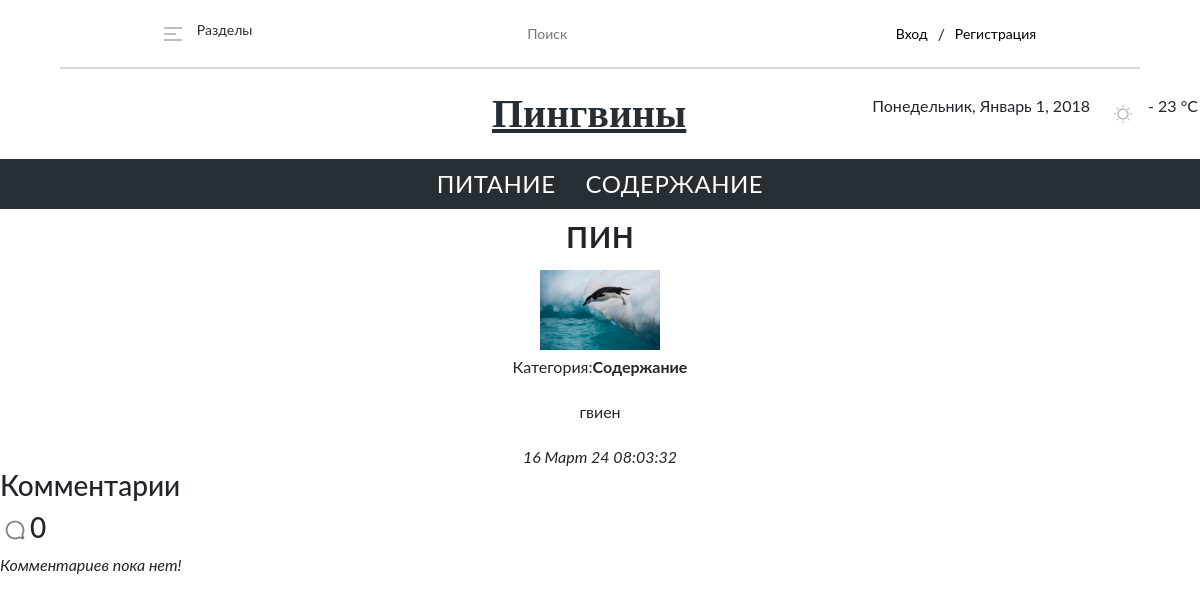
Screenshot of /Battalov-penguins/oneNew.php?new=23 with the database file from the repository.
### tables this page shows
CREATE TABLE `categories` (
  `category_id` int(11) NOT NULL,
  `name` varchar(20) NOT NULL
);

CREATE TABLE `news` (
  `news_id` int(11) NOT NULL,
  `image` varchar(70) NOT NULL,
  `title` varchar(50) NOT NULL,
  `content` text NOT NULL,
  `category_id` int(11) NOT NULL,
  `publish_date` datetime NOT NULL DEFAULT CURRENT_TIMESTAMP
);

### Battalov-penguins/oneNew.php (the view, shortened to what this page needs)
<?php
include "header.php";
include "connect.php";
$new_id = isset($_GET["new"]) ? $_GET["new"] :false;
$query_getnew = "select news.*, categories.name from news inner join categories on news.category_id = categories.category_id where news_id = $new_id";
$new_info = mysqli_fetch_assoc(mysqli_query($con, $query_getnew));
$date = date("d-m-y  h:m:s", strtotime($new_info["publish_date"]));
$month = [
    "01" => 'Январь',
    "02" => 'Февраль',
    "03" => 'Март',
    "04" => 'Апрель',
    "05" => 'Май',
    "06" => 'Июнь',
    "07" => 'Июль',
    "08" => 'Август',
    "09" => 'Сентябрь',
    "10" => 'Октябрь',
    "11" => 'Ноябрь',
    "12" => 'Декабрь'
];
$m_text = $month[substr($date, 3, 2)];
$publish_date = substr($date, 0,2). " " . $m_text .  " " . substr($date, 6);
$comments_result = mysqli_query($con, "SELECT comments.*, users.name FROM comments INNER JOIN users ON comments.user_id = users.user_id WHERE news_id = $new_id ORDER BY comment_date DESC");
$comments = mysqli_fetch_all($comments_result);
$comments_count = mysqli_num_rows($comments_result);
?>
<!DOCTYPE html>
<html lang="en">
<head>
    <link rel="stylesheet" href="style.css">
    <link href="https://cdn.jsdelivr.net/npm/bootstrap@5.2.3/dist/css/bootstrap.min.css"      rel="stylesheet">
</head>
<body>
<div class="container">
    <?php
    echo "<h1 class='post-text'>" . $new_info["title"] ."</h1>";
    echo "<div class='post_img' style='background-image:url(images/news/" . $new_info['image'] . ")'></div>";
    echo "<p 'post-cat'>Категория:<b>". $new_info["name"] ."</b></i>";
    echo "<p class = 'description'>". $new_info['content'] ."</p>";
    echo "<i>". $publish_date ."</i>";
    echo "</div>"
    ?>
 <h3>Комментарии </h3>
    <h3><img style="height: 30px;" src="images/free-icon-comment-2414210.png" alt=""><?= $comments_count ?></h3>
    <?php if (mysqli_num_rows($comments_result)) {
        foreach ($comments as $comment){ ?>
        <div class="card text-left">
            <div class="card-header">
                <?=date_new($comment[4])?>
            </div>
        <div class="card-body">
            <h6 class="card-subtitle mb-2 text-body-secondary">
            <?= $comment[5]?>
            </h6>
            <p class="card-text">
                <?=$comment[3]?>
            </p>
        </div>
        </div>
    <?php }}else
    echo "<i>Комментариев пока нет!</1>"; ?>
</body>
</html>

### Battalov-penguins/header.php (shortened to what this page needs)
<?php
require "connect.php";
$query_get_category = "select * from categories";
$categories = mysqli_fetch_all(mysqli_query($con, $query_get_category));
?>
<!DOCTYPE html>
<html>
<head>
    <link rel='stylesheet' type='text/css' media='screen' href='style.css'>
    <link rel="stylesheet" href="style.css">
</head>
<body>
    <header>
    <div class="nav-header">
                <div class="sections">
                    <img src="images/Hamburger menu.png" alt="">
                    <h2>Разделы</h2>
                </div>
                <form id="search-form" action="/" method="get">
                    <input class="poisk" type="search" id='search' name="search" placeholder="Поиск">
                </form>
                <div class="vhod">
                <?php if(!isset($_SESSION["user_id"])) { ?>
                    <a href="auth.php">Вход</a>/<a href="reg.php">Регистрация</a>
                <?php } else { ?>
                    <a href="signout.php">Выход</a>
                <?php } ?>
                </div>
        </div>
        <div class="Pinguins-and-date-and-temp">
            <a href="index.php" class="namePost1">Пингвины</a>
            <div class="date-and-temp">
                <p>Понедельник, Январь 1, 2018</p>
                <div class="temp-content">
                    <img src="images/Sun.svg" alt="">
                    <p>- 23 °C</p>
                </div>
            </div>
        </div>
    </header>
    <main>
    <div class="text-main">
        <?php
         foreach($categories as $category){
            echo "<li><a href='/?new=" . $category[0] . "'>$category[1]</a></li>";
            }
        ?>
    </div>
</main>

### Battalov-penguins/style.css (style rules this page uses)
* { margin: 0; padding: 0; font-family: "Lato", sans-serif; }
.nav-header h2 { color: var(--Base-Grey-100, #262D33); font-size: 14px; font-style: normal; font-weight: 400; line-height: 20px; }
.sections { display: flex; align-items: center; gap: 15px; }
.vhod { display: flex; align-items: center; gap: 10px; }
.vhod a { color: var(--Base-Grey-85, #4B5157); font-size: 14px; font-style: normal; font-weight: 400; line-height: 20px; text-decoration: none; }
.poisk { width: 50%; height: 10%; padding: 10px; margin: 15px; color: var(--Base-Grey-50, #939699); font-size: 14px; font-style: normal; font-weight: 400; line-height: 20px; border: none; }
form { display: flex; flex-direction: column; align-items: center; justify-content: center; }
.Pinguins-and-date-and-temp { display: flex; justify-content: center; gap: 186px; padding: 20px 0 20px 490px; }
.date-and-temp { display: flex; align-items: center; gap: 23px; }
.temp-content { display: flex; align-items: center; gap: 15px; }
.nav-header { display: flex; width: 90%; align-items: center; justify-content: space-around; border-bottom: 2px solid #D9DADB ; margin: auto; }
.namePost1 { color: var(--Base-Grey-100, #262D33); text-align: center; font-family: Roboto Slab; font-size: 40px; font-style: normal; font-weight: 700; line-height: 50px; }
form { display: flex; flex-direction: column; align-items: center; }
.vhod a { color: black; text-decoration: none; }
main { background-color:#262D33 ; width: 100%; height: 50px; }
.text-main { height: 50px; display: flex; justify-content: center; gap: 30px; color: #FFF; color: var(--Base-White, #FFF); font-size: 24px; font-style: normal; font-weight: 400; line-height: 20px; letter-spacing: 0.5px; text-transform: uppercase; align-items: center; list-style-type: none; }
.text-main a { text-decoration: none; color: #FFF; }
.post_img { width: 100%; height: 10vh; overflow: hidden; background-repeat: no-repeat; background-size: contain; background-position: center; }
.container { display: flex; flex-direction: column; align-items: center; gap: 5px; }
a { text-decoration: none; color: black; }

### rows the page displays
categories: name "ПИТАНИЕ"
categories: name "СОДЕРЖАНИЕ"
news: title "пин", image (picture), category.name "Содержание", content "гвиен", publish_date "16 Март 24 08:03:32"

### other values shown
$comments_count "0"
